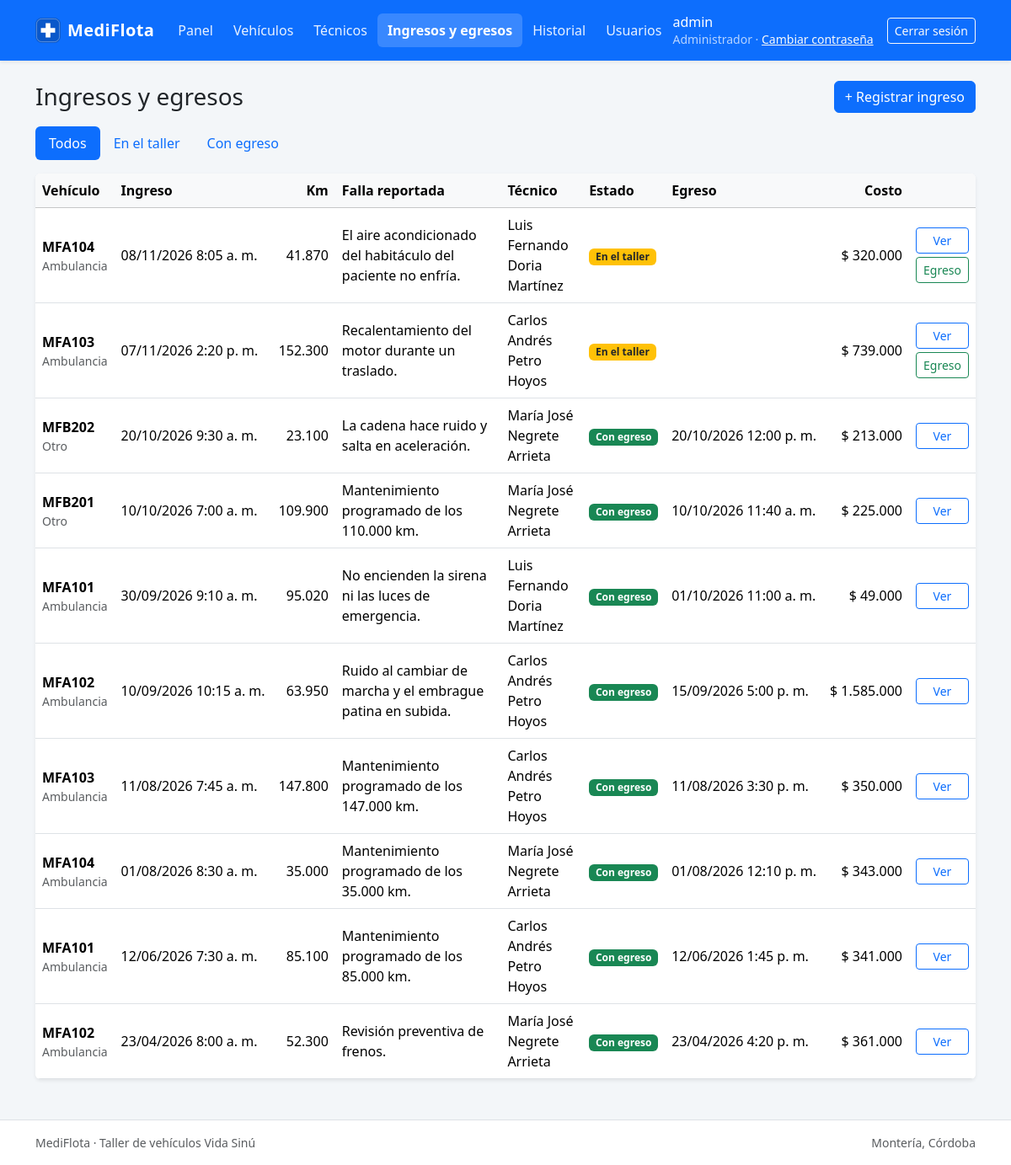
Screenshot of /modules/ingresos/index.php (signed in) with the database file from the repository.
### tables this page shows
CREATE TABLE usuario (
  id_usuario     INT          NOT NULL AUTO_INCREMENT,
  usuario        VARCHAR(50)  NOT NULL,
  password_hash  VARCHAR(255) NOT NULL,
  perfil         ENUM('administrador','tecnico') NOT NULL,
  id_tecnico     INT          NULL,
  activo         TINYINT(1)   NOT NULL DEFAULT 1,
  PRIMARY KEY (id_usuario),
  UNIQUE KEY uq_usuario_usuario (usuario),
  UNIQUE KEY uq_usuario_id_tecnico (id_tecnico),
  CONSTRAINT fk_usuario_tecnico
    FOREIGN KEY (id_tecnico) REFERENCES tecnico (id_tecnico),
  CONSTRAINT chk_usuario_perfil_tecnico
    CHECK (perfil <> 'tecnico' OR id_tecnico IS NOT NULL)
);

CREATE TABLE ingreso (
  id_ingreso           INT      NOT NULL AUTO_INCREMENT,
  id_vehiculo          INT      NOT NULL,
  fecha_hora_ingreso   DATETIME NOT NULL,
  kilometraje_ingreso  INT      NOT NULL,
  falla_reportada      TEXT     NOT NULL,
  diagnostico          TEXT     NULL,
  tipo_mantenimiento   ENUM('preventivo','correctivo') NULL,
  id_tecnico           INT      NULL,
  fecha_hora_egreso    DATETIME NULL,
  trabajo_realizado    TEXT     NULL,
  PRIMARY KEY (id_ingreso),
  KEY idx_ingreso_vehiculo (id_vehiculo),
  KEY idx_ingreso_tecnico (id_tecnico),
  CONSTRAINT fk_ingreso_vehiculo
    FOREIGN KEY (id_vehiculo) REFERENCES vehiculo (id_vehiculo),
  CONSTRAINT fk_ingreso_tecnico
    FOREIGN KEY (id_tecnico) REFERENCES tecnico (id_tecnico),
  CONSTRAINT chk_ingreso_kilometraje CHECK (kilometraje_ingreso >= 0),
  CONSTRAINT chk_ingreso_fechas
    CHECK (fecha_hora_egreso IS NULL OR fecha_hora_egreso >= fecha_hora_ingreso)
);

CREATE TABLE vehiculo (
  id_vehiculo      INT         NOT NULL AUTO_INCREMENT,
  placa            VARCHAR(10) NOT NULL,
  tipo             ENUM('ambulancia','otro') NOT NULL,
  marca            VARCHAR(50) NOT NULL,
  modelo           VARCHAR(50) NOT NULL,
  kilometraje      INT         NOT NULL DEFAULT 0,
  vencimiento_rtm  DATE        NOT NULL,
  estado           ENUM('disponible','en_mantenimiento','fuera_servicio')
                               NOT NULL DEFAULT 'disponible',
  activo           TINYINT(1)  NOT NULL DEFAULT 1,
  PRIMARY KEY (id_vehiculo),
  UNIQUE KEY uq_vehiculo_placa (placa),
  KEY idx_vehiculo_estado (estado),
  CONSTRAINT chk_vehiculo_kilometraje CHECK (kilometraje >= 0)
);

CREATE TABLE tecnico (
  id_tecnico    INT          NOT NULL AUTO_INCREMENT,
  nombre        VARCHAR(100) NOT NULL,
  documento     VARCHAR(20)  NOT NULL,
  telefono      VARCHAR(20)  NULL,
  especialidad  VARCHAR(60)  NOT NULL,
  activo        TINYINT(1)   NOT NULL DEFAULT 1,
  PRIMARY KEY (id_tecnico),
  UNIQUE KEY uq_tecnico_documento (documento)
);

### includes/funciones.php (called while the page is built, shortened)
<?php
function e($valor): string
{
    return htmlspecialchars((string) $valor, ENT_QUOTES, 'UTF-8');
}
function url(string $ruta = ''): string
{
    return BASE_URL . '/' . ltrim($ruta, '/');
}
function formato_fecha_hora(?string $fechaHora): string
{
    if ($fechaHora === null || $fechaHora === '') {
        return '';
    }
    $t = strtotime($fechaHora);
    return date('d/m/Y g:i', $t) . (date('H', $t) < 12 ? ' a. m.' : ' p. m.');
}
function formato_numero($numero, int $decimales = 0): string
{
    return number_format((float) $numero, $decimales, ',', '.');
}
function formato_pesos($valor): string
{
    $valor = (float) $valor;
    $decimales = ((int) round($valor * 100)) % 100 !== 0 ? 2 : 0;
    return '$ ' . formato_numero($valor, $decimales);
}

### includes/sesion.php (called while the page is built, shortened)
<?php
require_once __DIR__ . '/../config/database.php';
require_once __DIR__ . '/funciones.php';
function usuario_actual(): ?array
{
    return $_SESSION['usuario'] ?? null;
}
function es_administrador(): bool
{
    return (usuario_actual()['perfil'] ?? null) === 'administrador';
}
function requiere_login(): void
{
    $u = usuario_actual();
    $stmt = db()->prepare(
        'SELECT u.perfil, COALESCE(t.nombre, u.usuario) AS nombre
           FROM usuario u
           LEFT JOIN tecnico t ON t.id_tecnico = u.id_tecnico
          WHERE u.id_usuario = ?
            AND u.activo = 1
            AND (u.id_tecnico IS NULL OR t.activo = 1)'
    );
    $stmt->execute([$u['id_usuario']]);
}
function requiere_perfil(string ...$perfiles): void
{
    requiere_login();
}
    ?>

### config/database.php (called while the page is built, shortened)
<?php
function db(): PDO
{
    static $pdo = null;
    if ($pdo === null) {
        $dsn = sprintf('mysql:host=%s;port=%d;dbname=%s;charset=utf8mb4', DB_HOST, DB_PORT, DB_NAME);
        try {
            $pdo = new PDO($dsn, DB_USER, DB_PASS, [
                PDO::ATTR_ERRMODE            => PDO::ERRMODE_EXCEPTION,
                PDO::ATTR_DEFAULT_FETCH_MODE => PDO::FETCH_ASSOC,
                PDO::ATTR_EMULATE_PREPARES   => false,
            ]);
        } catch (PDOException $e) {
            error_log('MediFlota - error de conexión: ' . $e->getMessage());
            http_response_code(500);
            exit('No se pudo conectar con la base de datos. Verifica que MySQL esté iniciado en XAMPP.');
        }
    }
    return $pdo;
}

### includes/menu.php (called while the page is built, shortened)
<?php
require_once __DIR__ . '/sesion.php';
function menu_del_usuario(): array
{
    $perfil = usuario_actual()['perfil'] ?? null;
    $pagina = $_SERVER['SCRIPT_NAME'] ?? '';
    $opciones = [];
    foreach (MENU_PRINCIPAL as $opcion) {
        $opcion['disponible'] = is_file(__DIR__ . '/../' . $opcion['ruta'] . 'index.php');
        $opcion['actual']     = stripos($pagina, url($opcion['ruta'])) === 0;
        $opciones[] = $opcion;
    }
    return $opciones;
}
function nombre_perfil(?string $perfil): string
{
    return ['administrador' => 'Administrador', 'tecnico' => 'Técnico'][$perfil] ?? (string) $perfil;
}

### modules/ingresos/logica.php (called while the page is built, shortened)
<?php
require_once __DIR__ . '/../../config/database.php';
require_once __DIR__ . '/../../includes/funciones.php';
function listar_ingresos(string $estado = 'todos', ?int $idTecnico = null): array
{
    $where  = [];
    $params = [];
    $sql = 'SELECT i.id_ingreso, i.id_tecnico, i.fecha_hora_ingreso, i.kilometraje_ingreso,
                   i.falla_reportada, i.fecha_hora_egreso, v.placa, v.tipo, t.nombre AS nombre_tecnico,
                   (SELECT COALESCE(SUM(r.cantidad * r.costo_unitario), 0)
                      FROM repuesto r WHERE r.id_ingreso = i.id_ingreso) AS costo_total
              FROM ingreso i
              JOIN vehiculo v ON v.id_vehiculo = i.id_vehiculo
              LEFT JOIN tecnico t ON t.id_tecnico = i.id_tecnico'
         . ($where ? ' WHERE ' . implode(' AND ', $where) : '')
         . ' ORDER BY (i.fecha_hora_egreso IS NULL) DESC, i.fecha_hora_ingreso DESC';
    $stmt = db()->prepare($sql);
    $stmt->execute($params);
    return $stmt->fetchAll();
}
function puede_gestionar_ingreso(array $usuario, array $ingreso): bool
{
    if ($usuario['perfil'] === 'administrador') {
        return true;
    }
    return $usuario['perfil'] === 'tecnico'
        && $ingreso['id_tecnico'] !== null
        && (int) $ingreso['id_tecnico'] === (int) $usuario['id_tecnico'];
}

### modules/ingresos/index.php (the view, shortened to what this page needs)
<?php
require_once __DIR__ . '/../../includes/sesion.php';
require_once __DIR__ . '/logica.php';
requiere_perfil('administrador', 'tecnico');
$u = usuario_actual();
$filtros = ['todos' => 'Todos', 'abiertos' => 'En el taller', 'cerrados' => 'Con egreso'];
$estado  = $_GET['estado'] ?? 'todos';
$ingresos = listar_ingresos($estado, es_administrador() ? null : $u['id_tecnico']);
require __DIR__ . '/../../includes/header.php';
?>
<div class="d-flex justify-content-between align-items-center flex-wrap gap-2 mb-3">
    <h1 class="h3 mb-0">Ingresos y egresos</h1>
    <?php if (es_administrador()): ?>
        <a href="<?= e(url('modules/ingresos/nuevo.php')) ?>" class="btn btn-primary">+ Registrar ingreso</a>
    <?php endif; ?>
</div>
<ul class="nav nav-pills mb-3">
    <?php foreach ($filtros as $clave => $texto): ?>
        <li class="nav-item">
            <a class="nav-link <?= $clave === $estado ? 'active' : '' ?>"
               href="<?= e(url('modules/ingresos/?estado=' . $clave)) ?>"><?= e($texto) ?></a>
        </li>
    <?php endforeach; ?>
</ul>
<?php if (!$ingresos): ?>
    <div class="alert alert-info">No hay ingresos para mostrar.</div>
<?php else: ?>
    <div class="table-responsive bg-white rounded shadow-sm">
        <table class="table table-hover align-middle mb-0">
            <thead class="table-light">
                <tr>
                    <th>Vehículo</th>
                    <th>Ingreso</th>
                    <th class="text-end">Km</th>
                    <th>Falla reportada</th>
                    <th>Técnico</th>
                    <th>Estado</th>
                    <th>Egreso</th>
                    <th class="text-end">Costo</th>
                    <th></th>
                </tr>
            </thead>
            <tbody>
            <?php foreach ($ingresos as $i): $abierto = $i['fecha_hora_egreso'] === null; ?>
                <tr>
                    <td>
                        <strong><?= e($i['placa']) ?></strong>
                        <div class="small text-muted"><?= $i['tipo'] === 'ambulancia' ? 'Ambulancia' : 'Otro' ?></div>
                    </td>
                    <td class="text-nowrap"><?= e(formato_fecha_hora($i['fecha_hora_ingreso'])) ?></td>
                    <td class="text-end text-nowrap"><?= e(formato_numero($i['kilometraje_ingreso'])) ?></td>
                    <td class="columna-texto"><?= e(mb_strimwidth($i['falla_reportada'], 0, 90, '…')) ?></td>
                    <td><?= $i['nombre_tecnico'] !== null ? e($i['nombre_tecnico']) : '<span class="text-muted">Sin asignar</span>' ?></td>
                    <td>
                        <?php if ($abierto): ?>
                            <span class="badge bg-warning text-dark">En el taller</span>
                        <?php else: ?>
                            <span class="badge bg-success">Con egreso</span>
                        <?php endif; ?>
                    </td>
                    <td class="text-nowrap"><?= e(formato_fecha_hora($i['fecha_hora_egreso'])) ?></td>
                    <td class="text-end text-nowrap"><?= e(formato_pesos($i['costo_total'])) ?></td>
                    <td class="text-nowrap">
                        <div class="d-flex flex-column gap-1">
                            <a class="btn btn-sm btn-outline-primary"
                               href="<?= e(url('modules/ingresos/detalle.php?id=' . $i['id_ingreso'])) ?>">Ver</a>
                            <?php if ($abierto && puede_gestionar_ingreso($u, $i)): ?>
                                <a class="btn btn-sm btn-outline-success" title="Registrar egreso"
                                   href="<?= e(url('modules/ingresos/egreso.php?id=' . $i['id_ingreso'])) ?>">Egreso</a>
                            <?php endif; ?>
                        </div>
                    </td>
                </tr>
            <?php endforeach; ?>
            </tbody>
        </table>
    </div>
<?php endif; ?>
<?php require __DIR__ . '/../../includes/footer.php'; ?>

### includes/header.php (shortened to what this page needs)
<?php
require_once __DIR__ . '/sesion.php';
require_once __DIR__ . '/menu.php';
$encabezadoUsuario = usuario_actual();
$encabezadoCss     = 'assets/css/estilos.css';
?>
<!doctype html>
<html lang="es">
<head>
    <link rel="stylesheet" href="<?= e(url('assets/vendor/bootstrap/bootstrap.min.css')) ?>"
>
    <link rel="stylesheet" href="<?= e(url($encabezadoCss) . '?v=' . filemtime(__DIR__ . '/../' . $encabezadoCss)) ?>">
</head>
<body class="d-flex flex-column min-vh-100">
<nav class="navbar navbar-expand-lg navbar-dark bg-primary shadow-sm mb-4">
    <div class="container">
        <a class="navbar-brand d-flex align-items-center gap-2" href="<?= e(url('inicio.php')) ?>">
            <img src="<?= e(url('assets/img/logo.svg')) ?>" width="30" height="30" alt="">
            MediFlota
        </a>
        <div class="collapse navbar-collapse" id="menu-principal">
            <ul class="navbar-nav me-auto">
                <?php foreach (menu_del_usuario() as $opcion): ?>
                    <li class="nav-item">
                        <?php if ($opcion['disponible']): ?>
                            <a class="nav-link<?= $opcion['actual'] ? ' active' : '' ?>"
                               <?= $opcion['actual'] ? 'aria-current="page"' : '' ?>
                               href="<?= e(url($opcion['ruta'])) ?>"><?= e($opcion['titulo']) ?></a>
                        <?php else: ?>
                            <span class="nav-link disabled" title="En construcción"><?= e($opcion['titulo']) ?></span>
                        <?php endif; ?>
                    </li>
                <?php endforeach; ?>
            </ul>
            <div class="d-flex align-items-center gap-3 py-2 py-lg-0">
                <span class="navbar-text lh-sm">
                    <span class="text-white"><?= e($encabezadoUsuario['nombre']) ?></span><br>
                    <small><?= e(nombre_perfil($encabezadoUsuario['perfil'])) ?> ·
                        <a href="<?= e(url('cambiar_clave.php')) ?>" class="link-light">Cambiar contraseña</a></small>
                </span>
                <a class="btn btn-outline-light btn-sm" href="<?= e(url('logout.php')) ?>">Cerrar sesión</a>
            </div>
        </div>
    </div>
</nav>
<main class="container pb-5 flex-grow-1">

### assets/css/estilos.css (style rules this page uses)
:root { --mf-fondo: #f3f6f9; --mf-borde: #dee2e6; --mf-azul-oscuro: #0a3d8f; }
body { background-color: var(--mf-fondo); }
.navbar-brand { font-weight: 600; letter-spacing: .02em; }
.navbar-dark { --bs-navbar-color: rgba(255, 255, 255, .9); --bs-navbar-hover-color: #fff; --bs-navbar-active-color: #fff; --bs-navbar-disabled-color: rgba(255, 255, 255, .45); }
.navbar-dark .nav-link { border-radius: .375rem; }
.navbar-dark .nav-link.active { font-weight: 600; background-color: rgba(255, 255, 255, .18); }
@media (min-width: 992px) { .navbar-dark .nav-link { padding-left: .75rem !important; padding-right: .75rem !important; } }
.navbar-text small { color: rgba(255, 255, 255, .7); }
.columna-texto { min-width: 180px; }

### rows the page displays
usuario: perfil "Administrador"
ingreso: id_vehiculo.placa "MFA104", shows "Ambulancia", fecha_hora_ingreso "08/11/2026 8:05 a. m.", kilometraje_ingreso "41.870", falla_reportada "El aire acondicionado del habitáculo del paciente no enfría.", id_tecnico.nombre "Luis Fernando Doria Martínez", shows "En el taller", costo_total "$ 320.000"
ingreso: id_vehiculo.placa "MFA103", shows "Ambulancia", fecha_hora_ingreso "07/11/2026 2:20 p. m.", kilometraje_ingreso "152.300", falla_reportada "Recalentamiento del motor durante un traslado.", id_tecnico.nombre "Carlos Andrés Petro Hoyos", shows "En el taller", costo_total "$ 739.000"
ingreso: id_vehiculo.placa "MFB202", shows "Otro", fecha_hora_ingreso "20/10/2026 9:30 a. m.", kilometraje_ingreso "23.100", falla_reportada "La cadena hace ruido y salta en aceleración.", id_tecnico.nombre "María José Negrete Arrieta", shows "Con egreso", fecha_hora_egreso "20/10/2026 12:00 p. m.", costo_total "$ 213.000"
ingreso: id_vehiculo.placa "MFB201", shows "Otro", fecha_hora_ingreso "10/10/2026 7:00 a. m.", kilometraje_ingreso "109.900", falla_reportada "Mantenimiento programado de los 110.000 km.", id_tecnico.nombre "María José Negrete Arrieta", shows "Con egreso", fecha_hora_egreso "10/10/2026 11:40 a. m.", costo_total "$ 225.000"
ingreso: id_vehiculo.placa "MFA101", shows "Ambulancia", fecha_hora_ingreso "30/09/2026 9:10 a. m.", kilometraje_ingreso "95.020", falla_reportada "No encienden la sirena ni las luces de emergencia.", id_tecnico.nombre "Luis Fernando Doria Martínez", shows "Con egreso", fecha_hora_egreso "01/10/2026 11:00 a. m.", costo_total "$ 49.000"
ingreso: id_vehiculo.placa "MFA102", shows "Ambulancia", fecha_hora_ingreso "10/09/2026 10:15 a. m.", kilometraje_ingreso "63.950", falla_reportada "Ruido al cambiar de marcha y el embrague patina en subida.", id_tecnico.nombre "Carlos Andrés Petro Hoyos", shows "Con egreso", fecha_hora_egreso "15/09/2026 5:00 p. m.", costo_total "$ 1.585.000"
ingreso: id_vehiculo.placa "MFA103", shows "Ambulancia", fecha_hora_ingreso "11/08/2026 7:45 a. m.", kilometraje_ingreso "147.800", falla_reportada "Mantenimiento programado de los 147.000 km.", id_tecnico.nombre "Carlos Andrés Petro Hoyos", shows "Con egreso", fecha_hora_egreso "11/08/2026 3:30 p. m.", costo_total "$ 350.000"
ingreso: id_vehiculo.placa "MFA104", shows "Ambulancia", fecha_hora_ingreso "01/08/2026 8:30 a. m.", kilometraje_ingreso "35.000", falla_reportada "Mantenimiento programado de los 35.000 km.", id_tecnico.nombre "María José Negrete Arrieta", shows "Con egreso", fecha_hora_egreso "01/08/2026 12:10 p. m.", costo_total "$ 343.000"
ingreso: id_vehiculo.placa "MFA101", shows "Ambulancia", fecha_hora_ingreso "12/06/2026 7:30 a. m.", kilometraje_ingreso "85.100", falla_reportada "Mantenimiento programado de los 85.000 km.", id_tecnico.nombre "Carlos Andrés Petro Hoyos", shows "Con egreso", fecha_hora_egreso "12/06/2026 1:45 p. m.", costo_total "$ 341.000"
ingreso: id_vehiculo.placa "MFA102", shows "Ambulancia", fecha_hora_ingreso "23/04/2026 8:00 a. m.", kilometraje_ingreso "52.300", falla_reportada "Revisión preventiva de frenos.", id_tecnico.nombre "María José Negrete Arrieta", shows "Con egreso", fecha_hora_egreso "23/04/2026 4:20 p. m.", costo_total "$ 361.000"

### other values shown
$opcion['titulo'] "Panel"
$opcion['titulo'] "Vehículos"
$opcion['titulo'] "Técnicos"
$opcion['titulo'] "Ingresos y egresos"
$opcion['titulo'] "Historial"
$opcion['titulo'] "Usuarios"
$encabezadoUsuario['nombre'] "admin"
$texto "Todos"
$texto "En el taller"
$texto "Con egreso"
